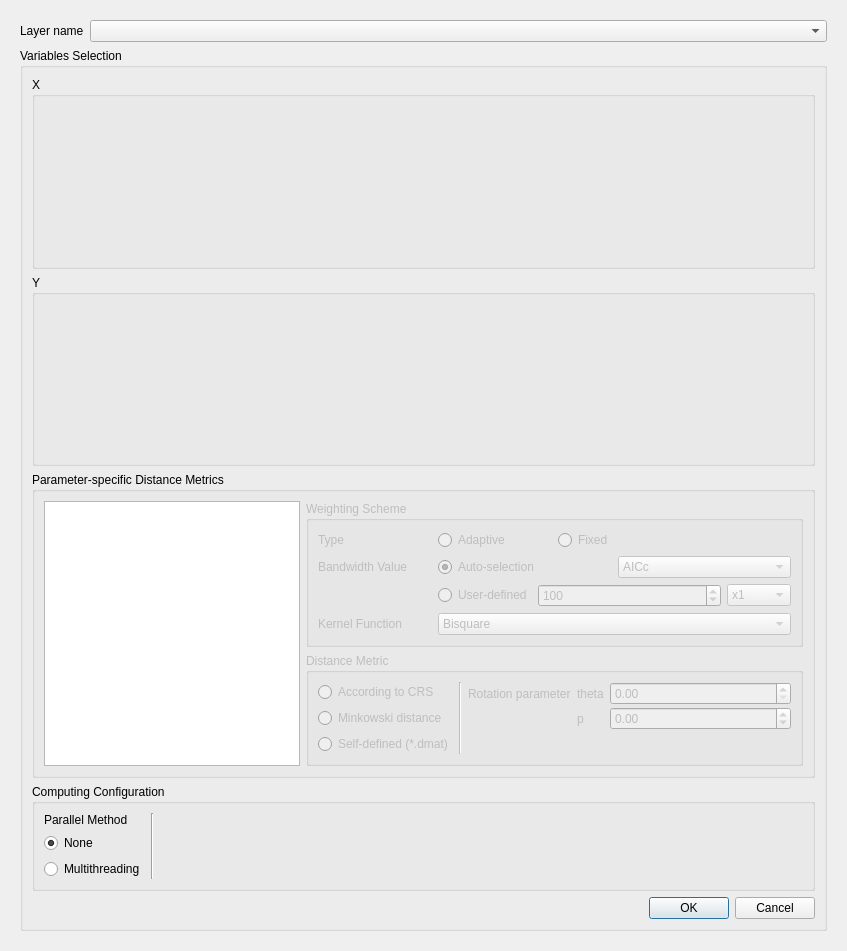
<?xml version="1.0" encoding="UTF-8"?>
<ui version="4.0">
 <class>GwmGWCorrelationOptionsDialog</class>
 <widget class="QDialog" name="GwmGWCorrelationOptionsDialog">
  <property name="geometry">
   <rect>
    <x>0</x>
    <y>0</y>
    <width>847</width>
    <height>951</height>
   </rect>
  </property>
  <property name="windowTitle">
   <string>GW Correlations Configure</string>
  </property>
  <layout class="QVBoxLayout" name="verticalLayout_9">
   <item>
    <widget class="QScrollArea" name="scrollArea">
     <property name="frameShape">
      <enum>QFrame::NoFrame</enum>
     </property>
     <property name="lineWidth">
      <number>0</number>
     </property>
     <property name="widgetResizable">
      <bool>true</bool>
     </property>
     <widget class="QWidget" name="scrollAreaWidgetContents_3">
      <property name="geometry">
       <rect>
        <x>0</x>
        <y>0</y>
        <width>829</width>
        <height>933</height>
       </rect>
      </property>
      <layout class="QVBoxLayout" name="verticalLayout_4">
       <item>
        <layout class="QFormLayout" name="formLayout_6">
         <item row="0" column="0">
          <widget class="QLabel" name="label">
           <property name="sizePolicy">
            <sizepolicy hsizetype="Fixed" vsizetype="Preferred">
             <horstretch>0</horstretch>
             <verstretch>0</verstretch>
            </sizepolicy>
           </property>
           <property name="text">
            <string>Layer name</string>
           </property>
          </widget>
         </item>
         <item row="0" column="1">
          <widget class="QComboBox" name="mLayerComboBox"/>
         </item>
        </layout>
       </item>
       <item>
        <widget class="QGroupBox" name="groupBox">
         <property name="sizePolicy">
          <sizepolicy hsizetype="Expanding" vsizetype="Expanding">
           <horstretch>0</horstretch>
           <verstretch>0</verstretch>
          </sizepolicy>
         </property>
         <property name="minimumSize">
          <size>
           <width>0</width>
           <height>0</height>
          </size>
         </property>
         <property name="title">
          <string>Variables Selection</string>
         </property>
         <layout class="QVBoxLayout" name="verticalLayout">
          <item>
           <widget class="QGroupBox" name="groupBox_2">
            <property name="sizePolicy">
             <sizepolicy hsizetype="Expanding" vsizetype="Expanding">
              <horstretch>0</horstretch>
              <verstretch>0</verstretch>
             </sizepolicy>
            </property>
            <property name="title">
             <string>X</string>
            </property>
            <layout class="QVBoxLayout" name="verticalLayout_10">
             <item>
              <widget class="GwmIndepVarSelectorWidget" name="mIndepVarSelector" native="true">
               <property name="sizePolicy">
                <sizepolicy hsizetype="Preferred" vsizetype="Preferred">
                 <horstretch>0</horstretch>
                 <verstretch>0</verstretch>
                </sizepolicy>
               </property>
              </widget>
             </item>
            </layout>
           </widget>
          </item>
          <item>
           <widget class="QGroupBox" name="groupBox_4">
            <property name="sizePolicy">
             <sizepolicy hsizetype="Preferred" vsizetype="Expanding">
              <horstretch>0</horstretch>
              <verstretch>0</verstretch>
             </sizepolicy>
            </property>
            <property name="title">
             <string>Y</string>
            </property>
            <layout class="QVBoxLayout" name="verticalLayout_11">
             <item>
              <widget class="GwmIndepVarSelectorWidget" name="mIndepVarSelectorY" native="true">
               <property name="sizePolicy">
                <sizepolicy hsizetype="Preferred" vsizetype="Preferred">
                 <horstretch>0</horstretch>
                 <verstretch>0</verstretch>
                </sizepolicy>
               </property>
              </widget>
             </item>
            </layout>
           </widget>
          </item>
          <item>
           <widget class="QGroupBox" name="groupBox_5">
            <property name="sizePolicy">
             <sizepolicy hsizetype="Preferred" vsizetype="Fixed">
              <horstretch>0</horstretch>
              <verstretch>0</verstretch>
             </sizepolicy>
            </property>
            <property name="title">
             <string>Parameter-specific Distance Metrics</string>
            </property>
            <layout class="QGridLayout" name="gridLayout_2">
             <item row="0" column="0">
              <widget class="QListView" name="lsvParameterSpecifiedParameterList">
               <property name="sizePolicy">
                <sizepolicy hsizetype="Preferred" vsizetype="Expanding">
                 <horstretch>0</horstretch>
                 <verstretch>0</verstretch>
                </sizepolicy>
               </property>
               <property name="minimumSize">
                <size>
                 <width>232</width>
                 <height>256</height>
                </size>
               </property>
              </widget>
             </item>
             <item row="0" column="1">
              <layout class="QVBoxLayout" name="mParameterSpecifiedOptionsLayout">
               <item>
                <widget class="QGroupBox" name="mPSBandwidthSettingGroup">
                 <property name="enabled">
                  <bool>false</bool>
                 </property>
                 <property name="sizePolicy">
                  <sizepolicy hsizetype="Preferred" vsizetype="Fixed">
                   <horstretch>0</horstretch>
                   <verstretch>0</verstretch>
                  </sizepolicy>
                 </property>
                 <property name="title">
                  <string>Weighting Scheme</string>
                 </property>
                 <layout class="QGridLayout" name="gridLayout_3">
                  <property name="topMargin">
                   <number>9</number>
                  </property>
                  <property name="bottomMargin">
                   <number>9</number>
                  </property>
                  <property name="spacing">
                   <number>6</number>
                  </property>
                  <item row="4" column="1" colspan="3">
                   <widget class="QComboBox" name="mBwKernelFunctionCombo">
                    <property name="currentIndex">
                     <number>2</number>
                    </property>
                    <item>
                     <property name="text">
                      <string>Gaussion</string>
                     </property>
                    </item>
                    <item>
                     <property name="text">
                      <string>Exponential</string>
                     </property>
                    </item>
                    <item>
                     <property name="text">
                      <string>Bisquare</string>
                     </property>
                    </item>
                    <item>
                     <property name="text">
                      <string>Tricube</string>
                     </property>
                    </item>
                    <item>
                     <property name="text">
                      <string>Boxcar</string>
                     </property>
                    </item>
                   </widget>
                  </item>
                  <item row="0" column="1">
                   <widget class="QRadioButton" name="mBwTypeAdaptiveRadio">
                    <property name="text">
                     <string>Adaptive</string>
                    </property>
                   </widget>
                  </item>
                  <item row="1" column="0">
                   <widget class="QLabel" name="label_18">
                    <property name="text">
                     <string>Bandwidth Value</string>
                    </property>
                   </widget>
                  </item>
                  <item row="1" column="1" colspan="3">
                   <layout class="QHBoxLayout" name="horizontalLayout_9">
                    <item>
                     <widget class="QRadioButton" name="mBwSizeAutomaticRadio">
                      <property name="sizePolicy">
                       <sizepolicy hsizetype="Preferred" vsizetype="Fixed">
                        <horstretch>0</horstretch>
                        <verstretch>0</verstretch>
                       </sizepolicy>
                      </property>
                      <property name="text">
                       <string>Auto-selection</string>
                      </property>
                      <property name="checked">
                       <bool>true</bool>
                      </property>
                     </widget>
                    </item>
                    <item>
                     <widget class="QComboBox" name="mBwSizeAutomaticApprochCombo">
                      <property name="currentText">
                       <string>AICc</string>
                      </property>
                      <property name="currentIndex">
                       <number>1</number>
                      </property>
                      <item>
                       <property name="text">
                        <string>CV</string>
                       </property>
                      </item>
                      <item>
                       <property name="text">
                        <string>AICc</string>
                       </property>
                      </item>
                     </widget>
                    </item>
                   </layout>
                  </item>
                  <item row="4" column="0">
                   <widget class="QLabel" name="label_13">
                    <property name="text">
                     <string>Kernel Function</string>
                    </property>
                   </widget>
                  </item>
                  <item row="0" column="0">
                   <widget class="QLabel" name="label_15">
                    <property name="text">
                     <string>Type</string>
                    </property>
                   </widget>
                  </item>
                  <item row="0" column="2">
                   <widget class="QRadioButton" name="mBwTypeFixedRadio">
                    <property name="text">
                     <string>Fixed</string>
                    </property>
                   </widget>
                  </item>
                  <item row="2" column="1" colspan="3">
                   <layout class="QHBoxLayout" name="horizontalLayout_3">
                    <item>
                     <widget class="QRadioButton" name="mBwSizeCustomizeRadio">
                      <property name="sizePolicy">
                       <sizepolicy hsizetype="Preferred" vsizetype="Fixed">
                        <horstretch>0</horstretch>
                        <verstretch>0</verstretch>
                       </sizepolicy>
                      </property>
                      <property name="text">
                       <string>User-defined</string>
                      </property>
                      <property name="checked">
                       <bool>false</bool>
                      </property>
                     </widget>
                    </item>
                    <item>
                     <widget class="QStackedWidget" name="mBwSizeSettingStack">
                      <property name="enabled">
                       <bool>false</bool>
                      </property>
                      <property name="currentIndex">
                       <number>0</number>
                      </property>
                      <widget class="QWidget" name="page_4">
                       <layout class="QHBoxLayout" name="horizontalLayout">
                        <property name="leftMargin">
                         <number>0</number>
                        </property>
                        <property name="topMargin">
                         <number>0</number>
                        </property>
                        <property name="rightMargin">
                         <number>0</number>
                        </property>
                        <property name="bottomMargin">
                         <number>0</number>
                        </property>
                        <item>
                         <widget class="QSpinBox" name="mBwSizeAdaptiveSize">
                          <property name="maximum">
                           <number>1000</number>
                          </property>
                          <property name="value">
                           <number>100</number>
                          </property>
                         </widget>
                        </item>
                        <item>
                         <widget class="QComboBox" name="mBwSizeAdaptiveUnit">
                          <property name="sizePolicy">
                           <sizepolicy hsizetype="Fixed" vsizetype="Fixed">
                            <horstretch>0</horstretch>
                            <verstretch>0</verstretch>
                           </sizepolicy>
                          </property>
                          <item>
                           <property name="text">
                            <string>x1</string>
                           </property>
                          </item>
                          <item>
                           <property name="text">
                            <string>x10</string>
                           </property>
                          </item>
                          <item>
                           <property name="text">
                            <string>x100</string>
                           </property>
                          </item>
                          <item>
                           <property name="text">
                            <string>x1000</string>
                           </property>
                          </item>
                         </widget>
                        </item>
                       </layout>
                      </widget>
                      <widget class="QWidget" name="page_6">
                       <layout class="QHBoxLayout" name="horizontalLayout_4">
                        <property name="leftMargin">
                         <number>0</number>
                        </property>
                        <property name="topMargin">
                         <number>0</number>
                        </property>
                        <property name="rightMargin">
                         <number>0</number>
                        </property>
                        <property name="bottomMargin">
                         <number>0</number>
                        </property>
                        <item>
                         <widget class="QDoubleSpinBox" name="mBwSizeFixedSize">
                          <property name="decimals">
                           <number>12</number>
                          </property>
                         </widget>
                        </item>
                        <item>
                         <widget class="QComboBox" name="mBwSizeFixedUnit">
                          <property name="sizePolicy">
                           <sizepolicy hsizetype="Fixed" vsizetype="Fixed">
                            <horstretch>0</horstretch>
                            <verstretch>0</verstretch>
                           </sizepolicy>
                          </property>
                          <item>
                           <property name="text">
                            <string>m</string>
                           </property>
                          </item>
                          <item>
                           <property name="text">
                            <string>km</string>
                           </property>
                          </item>
                          <item>
                           <property name="text">
                            <string>mile</string>
                           </property>
                          </item>
                         </widget>
                        </item>
                       </layout>
                      </widget>
                     </widget>
                    </item>
                   </layout>
                  </item>
                 </layout>
                </widget>
               </item>
               <item>
                <widget class="QGroupBox" name="mPSDistanceSettingGroup">
                 <property name="enabled">
                  <bool>false</bool>
                 </property>
                 <property name="sizePolicy">
                  <sizepolicy hsizetype="Preferred" vsizetype="Preferred">
                   <horstretch>0</horstretch>
                   <verstretch>0</verstretch>
                  </sizepolicy>
                 </property>
                 <property name="title">
                  <string>Distance Metric</string>
                 </property>
                 <layout class="QHBoxLayout" name="horizontalLayout_2">
                  <item>
                   <layout class="QVBoxLayout" name="verticalLayout_2">
                    <item>
                     <widget class="QRadioButton" name="mDistTypeCRSRadio">
                      <property name="text">
                       <string>According to CRS</string>
                      </property>
                     </widget>
                    </item>
                    <item>
                     <widget class="QRadioButton" name="mDistTypeMinkowskiRadio">
                      <property name="text">
                       <string>Minkowski distance</string>
                      </property>
                     </widget>
                    </item>
                    <item>
                     <widget class="QRadioButton" name="mDistTypeDmatRadio">
                      <property name="text">
                       <string>Self-defined (*.dmat)</string>
                      </property>
                     </widget>
                    </item>
                   </layout>
                  </item>
                  <item>
                   <widget class="Line" name="line">
                    <property name="orientation">
                     <enum>Qt::Vertical</enum>
                    </property>
                   </widget>
                  </item>
                  <item>
                   <widget class="QStackedWidget" name="mDistParamSettingStack">
                    <property name="currentIndex">
                     <number>1</number>
                    </property>
                    <widget class="QWidget" name="mCRSDistPage"/>
                    <widget class="QWidget" name="mMinkowskiDistPage">
                     <layout class="QFormLayout" name="formLayout_2">
                      <property name="leftMargin">
                       <number>0</number>
                      </property>
                      <property name="topMargin">
                       <number>0</number>
                      </property>
                      <property name="rightMargin">
                       <number>0</number>
                      </property>
                      <property name="bottomMargin">
                       <number>0</number>
                      </property>
                      <item row="0" column="0">
                       <widget class="QLabel" name="label_4">
                        <property name="sizePolicy">
                         <sizepolicy hsizetype="Preferred" vsizetype="Preferred">
                          <horstretch>0</horstretch>
                          <verstretch>0</verstretch>
                         </sizepolicy>
                        </property>
                        <property name="text">
                         <string>Rotation parameter</string>
                        </property>
                        <property name="alignment">
                         <set>Qt::AlignLeading|Qt::AlignLeft|Qt::AlignVCenter</set>
                        </property>
                       </widget>
                      </item>
                      <item row="0" column="1">
                       <layout class="QFormLayout" name="formLayout_5">
                        <property name="horizontalSpacing">
                         <number>6</number>
                        </property>
                        <property name="verticalSpacing">
                         <number>2</number>
                        </property>
                        <item row="0" column="0">
                         <widget class="QLabel" name="label_5">
                          <property name="text">
                           <string>theta</string>
                          </property>
                         </widget>
                        </item>
                        <item row="1" column="0">
                         <widget class="QLabel" name="label_6">
                          <property name="text">
                           <string>p</string>
                          </property>
                         </widget>
                        </item>
                        <item row="0" column="1">
                         <widget class="QDoubleSpinBox" name="mThetaValue"/>
                        </item>
                        <item row="1" column="1">
                         <widget class="QDoubleSpinBox" name="mPValue">
                          <property name="minimum">
                           <double>-1.000000000000000</double>
                          </property>
                         </widget>
                        </item>
                       </layout>
                      </item>
                     </layout>
                    </widget>
                    <widget class="QWidget" name="mDistMatrixDistPage">
                     <layout class="QGridLayout" name="gridLayout">
                      <property name="leftMargin">
                       <number>0</number>
                      </property>
                      <property name="topMargin">
                       <number>0</number>
                      </property>
                      <property name="rightMargin">
                       <number>0</number>
                      </property>
                      <property name="bottomMargin">
                       <number>0</number>
                      </property>
                      <item row="1" column="0">
                       <widget class="QLineEdit" name="mDistMatrixFileNameEdit"/>
                      </item>
                      <item row="1" column="1">
                       <widget class="QToolButton" name="mDistMatrixFileOpenBtn">
                        <property name="text">
                         <string>...</string>
                        </property>
                       </widget>
                      </item>
                      <item row="0" column="0">
                       <widget class="QLabel" name="label_14">
                        <property name="text">
                         <string>Select a distance matrix file</string>
                        </property>
                       </widget>
                      </item>
                      <item row="2" column="0">
                       <spacer name="verticalSpacer">
                        <property name="orientation">
                         <enum>Qt::Vertical</enum>
                        </property>
                        <property name="sizeHint" stdset="0">
                         <size>
                          <width>20</width>
                          <height>5</height>
                         </size>
                        </property>
                       </spacer>
                      </item>
                     </layout>
                    </widget>
                   </widget>
                  </item>
                 </layout>
                </widget>
               </item>
              </layout>
             </item>
            </layout>
           </widget>
          </item>
          <item>
           <widget class="QGroupBox" name="mCalcParallelGroup">
            <property name="sizePolicy">
             <sizepolicy hsizetype="Preferred" vsizetype="Fixed">
              <horstretch>0</horstretch>
              <verstretch>0</verstretch>
             </sizepolicy>
            </property>
            <property name="title">
             <string>Computing Configuration</string>
            </property>
            <layout class="QGridLayout" name="gridLayout_4">
             <item row="0" column="0">
              <layout class="QVBoxLayout" name="verticalLayout_6">
               <item>
                <widget class="QLabel" name="label_10">
                 <property name="text">
                  <string>Parallel Method</string>
                 </property>
                </widget>
               </item>
               <item>
                <widget class="QRadioButton" name="mCalcParallelNoneRadio">
                 <property name="sizePolicy">
                  <sizepolicy hsizetype="Fixed" vsizetype="Fixed">
                   <horstretch>0</horstretch>
                   <verstretch>0</verstretch>
                  </sizepolicy>
                 </property>
                 <property name="text">
                  <string>None</string>
                 </property>
                 <property name="checked">
                  <bool>true</bool>
                 </property>
                </widget>
               </item>
               <item>
                <widget class="QRadioButton" name="mCalcParallelMultithreadRadio">
                 <property name="sizePolicy">
                  <sizepolicy hsizetype="Fixed" vsizetype="Fixed">
                   <horstretch>0</horstretch>
                   <verstretch>0</verstretch>
                  </sizepolicy>
                 </property>
                 <property name="text">
                  <string>Multithreading</string>
                 </property>
                </widget>
               </item>
              </layout>
             </item>
             <item row="0" column="1">
              <widget class="Line" name="line_3">
               <property name="orientation">
                <enum>Qt::Vertical</enum>
               </property>
              </widget>
             </item>
             <item row="0" column="2">
              <widget class="QStackedWidget" name="stackedWidget">
               <property name="currentIndex">
                <number>0</number>
               </property>
               <widget class="QWidget" name="page_3">
                <layout class="QVBoxLayout" name="verticalLayout_3">
                 <property name="topMargin">
                  <number>0</number>
                 </property>
                 <property name="bottomMargin">
                  <number>0</number>
                 </property>
                </layout>
               </widget>
               <widget class="QWidget" name="page_5">
                <layout class="QFormLayout" name="formLayout_7">
                 <property name="leftMargin">
                  <number>9</number>
                 </property>
                 <property name="topMargin">
                  <number>0</number>
                 </property>
                 <property name="rightMargin">
                  <number>9</number>
                 </property>
                 <property name="bottomMargin">
                  <number>0</number>
                 </property>
                 <item row="0" column="0">
                  <widget class="QLabel" name="label_11">
                   <property name="text">
                    <string>Threads</string>
                   </property>
                  </widget>
                 </item>
                 <item row="0" column="1">
                  <widget class="QSpinBox" name="mThreadNum">
                   <property name="maximum">
                    <number>8</number>
                   </property>
                  </widget>
                 </item>
                </layout>
               </widget>
              </widget>
             </item>
            </layout>
           </widget>
          </item>
          <item>
           <layout class="QHBoxLayout" name="horizontalLayout_8">
            <item>
             <widget class="QLabel" name="mCheckMessage">
              <property name="sizePolicy">
               <sizepolicy hsizetype="Expanding" vsizetype="Preferred">
                <horstretch>0</horstretch>
                <verstretch>0</verstretch>
               </sizepolicy>
              </property>
              <property name="text">
               <string/>
              </property>
             </widget>
            </item>
            <item>
             <widget class="QDialogButtonBox" name="btbOkCancle">
              <property name="sizePolicy">
               <sizepolicy hsizetype="Fixed" vsizetype="Fixed">
                <horstretch>0</horstretch>
                <verstretch>0</verstretch>
               </sizepolicy>
              </property>
              <property name="orientation">
               <enum>Qt::Horizontal</enum>
              </property>
              <property name="standardButtons">
               <set>QDialogButtonBox::Cancel|QDialogButtonBox::Ok</set>
              </property>
             </widget>
            </item>
           </layout>
          </item>
         </layout>
        </widget>
       </item>
      </layout>
     </widget>
    </widget>
   </item>
  </layout>
 </widget>
 <customwidgets>
  <customwidget>
   <class>GwmIndepVarSelectorWidget</class>
   <extends>QWidget</extends>
   <header>gwmindepvarselectorwidget.h</header>
   <container>1</container>
  </customwidget>
 </customwidgets>
 <resources/>
 <connections>
  <connection>
   <sender>btbOkCancle</sender>
   <signal>accepted()</signal>
   <receiver>GwmGWCorrelationOptionsDialog</receiver>
   <slot>accept()</slot>
   <hints>
    <hint type="sourcelabel">
     <x>553</x>
     <y>927</y>
    </hint>
    <hint type="destinationlabel">
     <x>321</x>
     <y>475</y>
    </hint>
   </hints>
  </connection>
  <connection>
   <sender>btbOkCancle</sender>
   <signal>rejected()</signal>
   <receiver>GwmGWCorrelationOptionsDialog</receiver>
   <slot>reject()</slot>
   <hints>
    <hint type="sourcelabel">
     <x>594</x>
     <y>929</y>
    </hint>
    <hint type="destinationlabel">
     <x>613</x>
     <y>1068</y>
    </hint>
   </hints>
  </connection>
 </connections>
 <slots>
  <slot>accept()</slot>
  <slot>reject()</slot>
 </slots>
</ui>
